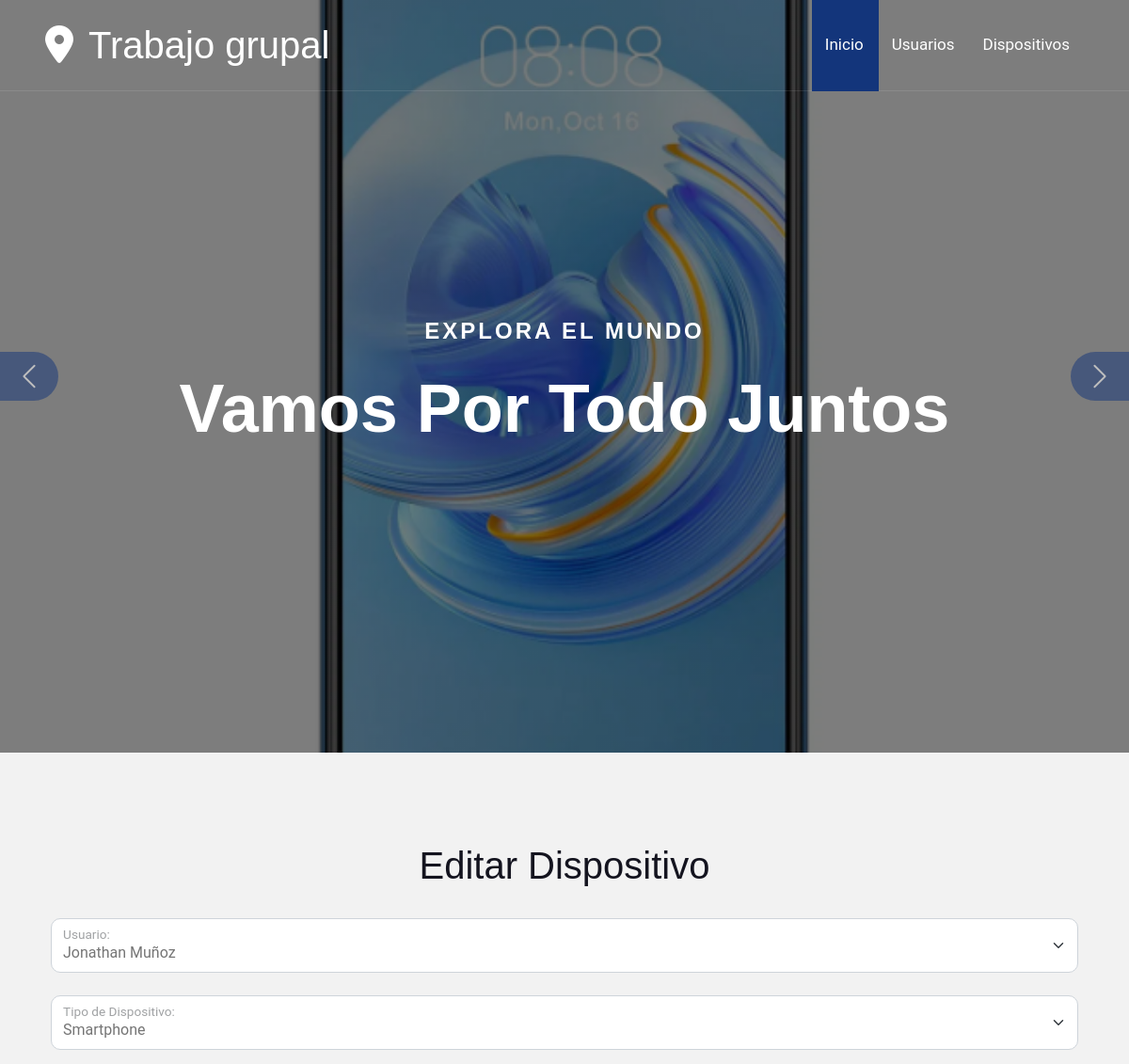
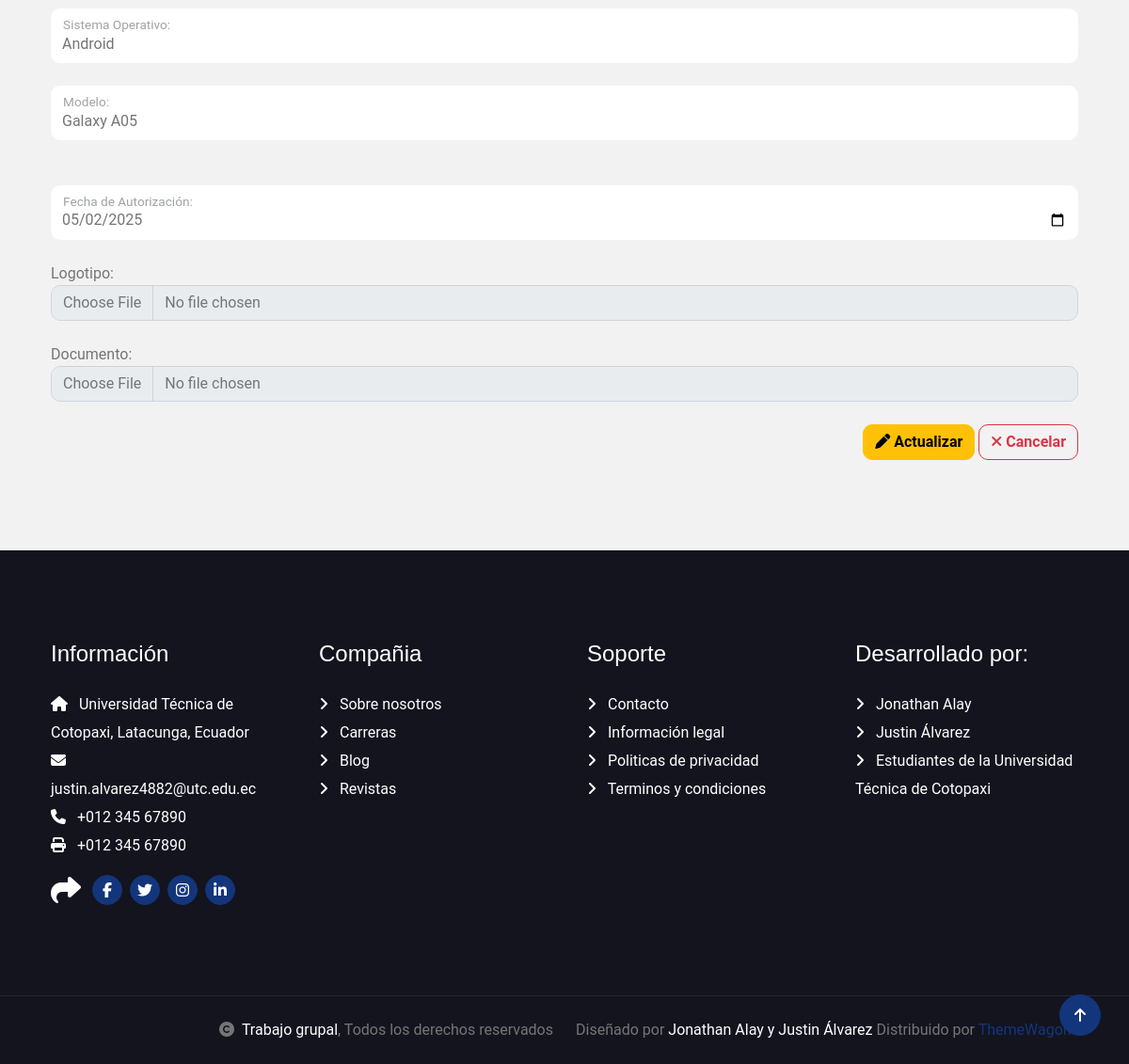
Page /editarDispositivo/1 on the committed database (2 pictures, top to bottom).
### Aplicaciones/Dispositivos/models.py (models this page shows, shortened)
class Dispositivo(models.Model):
    TIPO_CHOICES = [
        ('Laptop', 'Laptop'),
        ('Smartphone', 'Smartphone'),
        ('Tablet', 'Tablet'),
        ('Otro', 'Otro'),
    ]
    tipo = models.CharField(max_length=20, choices=TIPO_CHOICES)
    sistema_operativo = models.CharField(max_length=50)
    modelo = models.CharField(max_length=100)
    usuario = models.ForeignKey(Usuario, on_delete=models.CASCADE, related_name='dispositivos')
    fecha_autorizacion = models.DateField()
    logo = models.FileField(upload_to='logos_dispositivos/', blank=True, null=True)
    archivo = models.FileField(upload_to='archivos_dispositivos/', blank=True, null=True)

class Usuario(models.Model):
    nombre = models.CharField(max_length=100)
    email = models.EmailField(unique=True)
    telefono = models.CharField(max_length=20, blank=True, null=True)
    fecha_registro = models.DateTimeField(auto_now_add=True)
    logo = models.FileField(upload_to='logos_usuarios/', blank=True, null=True)
    archivo = models.FileField(upload_to='archivos_usuarios/', blank=True, null=True)

### Aplicaciones/Dispositivos/views.py (the view)
# urls.py: path('editarDispositivo/<id>', views.editarDispositivo),
def editarDispositivo(request, id):
    dispositivoEditar = Dispositivo.objects.get(id=id)
    usuarios = Usuario.objects.all()
    return render(request, "editarDispositivo.html", {'dispositivoEditar': dispositivoEditar, 'usuarios': usuarios})

### Aplicaciones/Dispositivos/templates/editarDispositivo.html (shortened to what this page needs)
{% extends './plantilla.html' %}
{% block contenido %}
<div class="row">
    <div class="col-md-12 bg-light">
        <h1 class="text-center">Editar Dispositivo</h1><br>
        <form action="/procesarEdicionDispositivo/{{ dispositivoEditar.id }}" id="frm_editar_dispositivo" method="post" enctype="multipart/form-data">
            <div class="row g-3">
                <div class="col-md-12">
                    <div class="form-floating mb-4">
                        <select name="usuario" id="usuario" class="form-select" required>
                            {% for u in usuarios %}
                                <option value="{{ u.id }}" {% if u.id == dispositivoEditar.usuario.id %}selected{% endif %}>{{ u.nombre }}</option>
                            {% endfor %}
                        </select>
                        <label for="email">Usuario:</label>
                    </div>
                </div>
            </div>
            <div class="col-md-12">
                <div class="form-floating mb-4">
                    <select name="tipo" id="tipo" class="form-select" required>
                        <option value="Smartphone" {% if dispositivoEditar.tipo == 'Smartphone' %}selected{% endif %}>Smartphone</option>
                    </select>
                    <label for="tipo">Tipo de Dispositivo:</label>
                </div>
            </div>
            <div class="col-md-12">
                <div class="form-floating mb-4">
                    <input class="form-control border-0" type="text" name="sistema_operativo" id="sistema_operativo" value="{{ dispositivoEditar.sistema_operativo }}">
                    <label for="sistema_operativo">Sistema Operativo:</label>
                </div>
            </div>
            <div class="col-md-12">
                <div class="form-floating mb-4">
                    <input class="form-control border-0" type="text" name="modelo" id="modelo" value="{{ dispositivoEditar.modelo }}">
                    <label for="modelo">Modelo:</label><br>
                </div>
            </div>
            <div class="col-md-12">
                <div class="form-floating mb-4">
                    <input class="form-control border-0" type="date" name="fecha_autorizacion" id="fecha_autorizacion" value="{{ dispositivoEditar.fecha_autorizacion|date:'Y-m-d' }}">
                    <label for="fecha_autorizacion">Fecha de Autorización:</label>
                </div>
            </div>
            <label for="logo">Logotipo:</label><br>
            <input type="file" name="logo" id="logo" class="form-control"><br>
            <label for="archivo">Documento:</label><br>
            <input type="file" name="archivo" id="archivo" class="form-control"><br>
            <div class="col-md-12 text-end">
                <button class="btn btn-warning" type="submit"><i class="fa fa-pen"></i> Actualizar</button>
                <a class="btn btn-outline-danger" href="/dispositivos"><i class="fa fa-times"></i> Cancelar</a>
            </div>
        </form>
    </div>
</div>
{% endblock %}

### Actividad/static/plantilla/travela/css/style.css (style rules this page uses)
.btn { font-weight: 600; transition: .5s; }

### rows in the picture
Dispositivo: usuario "Jonathan Muñoz", tipo "Smartphone", sistema_operativo "Android", modelo "Galaxy A05", fecha_autorizacion "05/02/2025"
